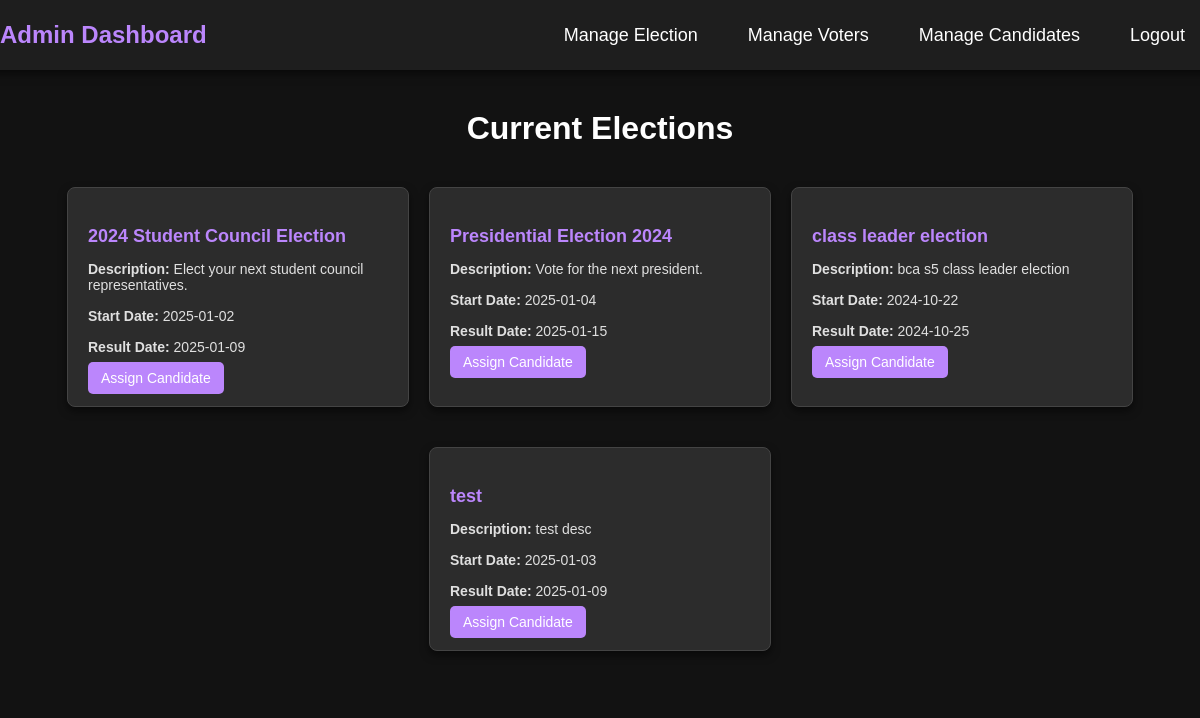
The page /html/admindashboard.php (signed in) on the database its author committed.
### tables this page shows
CREATE TABLE `election` (
  `title` varchar(30) NOT NULL,
  `description` varchar(255) NOT NULL,
  `start_date` date NOT NULL,
  `result_date` date NOT NULL,
  `result_time` time DEFAULT NULL,
  `election_id` int(10) NOT NULL,
  `start_time` time NOT NULL,
  `end_time` time NOT NULL
);

### html/admindashboard.php (the view, shortened to what this page needs)
<?php
require_once 'dbcon.php';
$sql = "SELECT * FROM election";
$result = mysqli_query($conn, $sql);
?>
<html>
<head>
    <link rel="stylesheet" href="../css/admindashboard.css">
</head>
<body class="dark33">
    <nav class="AdminNav">
        <h1 class="AdminNavHeading">Admin Dashboard</h1>
        <div class="AdminNavContainer">
            <a href="manageelection.php">Manage Election</a>
            <a href="managevoters.php">Manage Voters</a>
            <a href="addcandidate.php">Manage Candidates</a>
            <a href="logout.php">Logout</a>
        </div>
    </nav>
    <div class="AdminBodyContainer">
        <h1>Current Elections</h1>
        <div class="card-container">
            <?php
            if (mysqli_num_rows($result) > 0) {
                while ($row = mysqli_fetch_assoc($result)) {
                    echo "<div class='card'>";
                    echo "<h3>" . htmlspecialchars($row['title']) . "</h3>";
                    echo "<p><strong>Description:</strong> " . htmlspecialchars($row['description']) . "</p>";
                    echo "<p><strong>Start Date:</strong> " . htmlspecialchars($row['start_date']) . "</p>";
                    echo "<p><strong>Result Date:</strong> " . htmlspecialchars($row['result_date']) . "</p>";
                    echo "<a href='assign_candidate.php?election_id=" . $row['election_id'] . "' class='btn'>Assign Candidate</a>";
                    echo "</div>";
                }
            } else {
                echo "<p>No elections found.</p>";
            }
            ?>
        </div>
    </div>
</body>
</html>

### css/admindashboard.css (style rules this page uses)
body { font-family: Arial, sans-serif; margin: 0; padding: 0; background-color: #121212; color: #e0e0e0; display: flex; justify-content: center; align-items: center; height: 100vh; flex-direction: column; }
.AdminNav { height: 70px; background-color: #1e1e1e; display: flex; justify-content: space-between; align-items: center; padding: 0 20px; position: fixed; top: 0; width: 100%; box-shadow: 0 4px 8px rgba(0, 0, 0, 0.5); z-index: 1000; }
.AdminNavHeading { color: #bb86fc; font-size: 24px; font-weight: bold; }
.AdminNavContainer { display: flex; gap: 20px; }
.AdminNavContainer a { color: white; text-decoration: none; font-size: 18px; font-weight: 500; padding: 10px 15px; border-radius: 5px; transition: background-color 0.3s ease, color 0.3s ease; }
.AdminBodyContainer { background-color: #121212; margin-top: 0px; display: flex; align-items: center; flex-direction: column; color: white; width: 100%; }
.AdminBodyContainer h1 { margin-top: 0px; margin-bottom: 20px; font-size: xx-large; }
.card-container { display: flex; flex-wrap: wrap; gap: 20px; justify-content: center; margin: 20px 0; }
.card { background-color: #2c2c2c; border: 1px solid #444; border-radius: 8px; width: 300px; padding: 20px; box-shadow: 0 4px 8px rgba(0, 0, 0, 0.5); margin-bottom: 20px; transition: transform 0.2s; }
.card h3 { font-size: 18px; margin-bottom: 10px; color: #bb86fc; }
.card p { font-size: 14px; color: #e0e0e0; margin-bottom: 15px; }
.card .btn { background-color: #bb86fc; color: white; padding: 8px 13px; text-align: center; text-decoration: none; border-radius: 5px; font-size: 14px; transition: background-color 0.3s ease; }

### rows shown on the page
election: title "2024 Student Council Election", description "Elect your next student council representatives.", start_date "2025-01-02", result_date "2025-01-09"
election: title "Presidential Election 2024", description "Vote for the next president.", start_date "2025-01-04", result_date "2025-01-15"
election: title "class leader election", description "bca s5 class leader election", start_date "2024-10-22", result_date "2024-10-25"
election: title "test", description "test desc", start_date "2025-01-03", result_date "2025-01-09"
